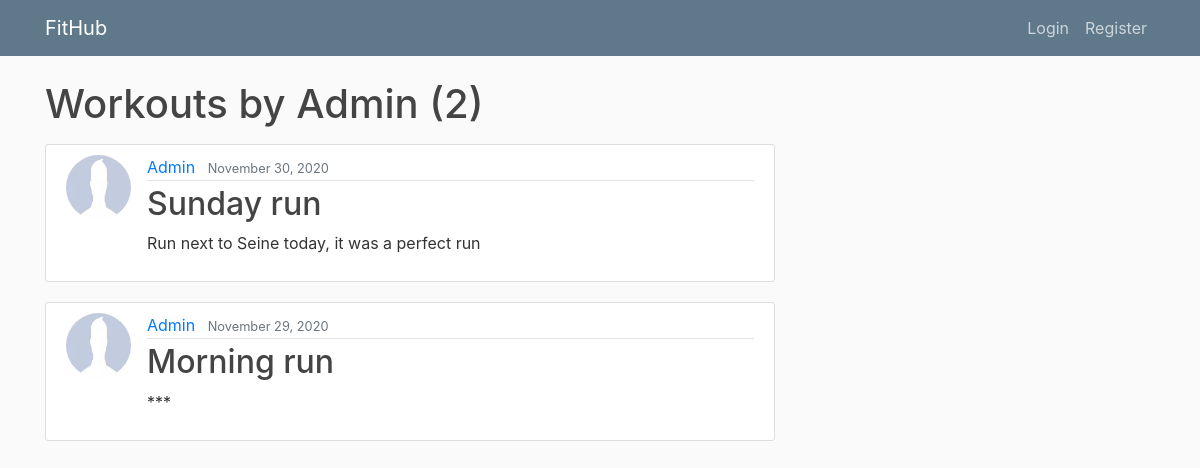
Before: /user/Admin with the older database file.
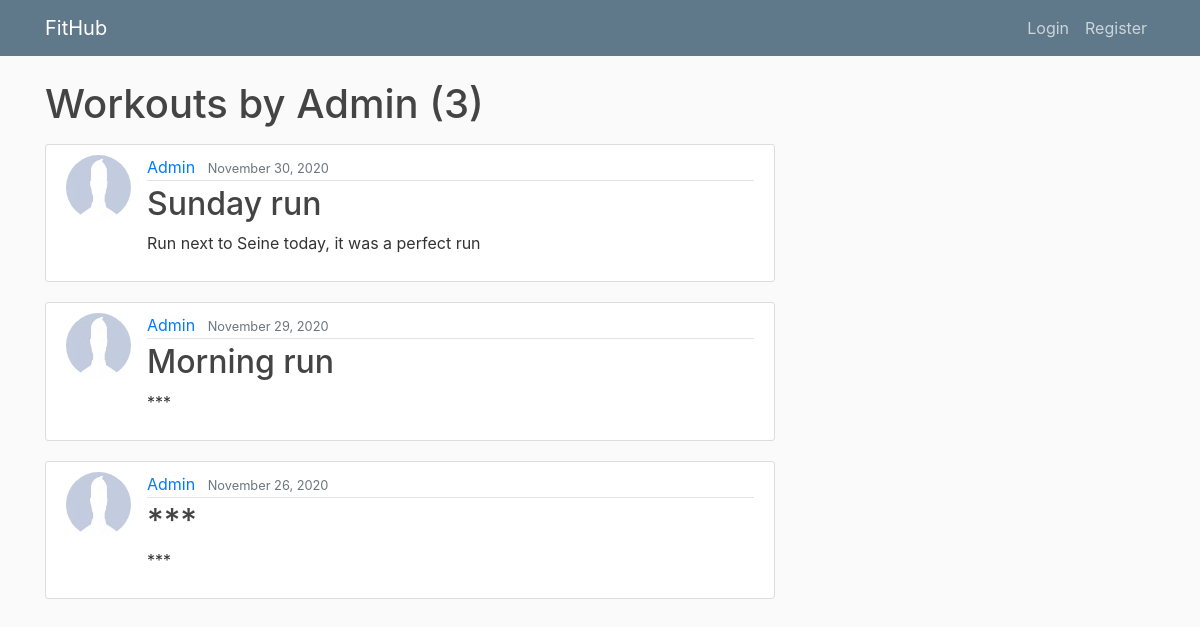
After: the same page with the newer database file.
### blog/models.py (models this page shows, shortened)
class Workout(models.Model):
    date = models.DateTimeField(default=timezone.now)
    start_time = models.DateTimeField(default=timezone.now)
    end_time = models.DateTimeField(default=timezone.now)
    title = models.CharField(max_length=75)
    description = models.TextField()
    class SportChoices(models.TextChoices):
        CYCLING = 'Cycling', _('Cycling')
        HIKING = 'Hiking', _('Hiking')
        LIFTING = 'Lifting Weights', _('Lifting Weights')
        RUNNING = 'Running', _('Running')
        SWIMMING = 'Swimming', _('Swimming')
        WALKING = 'Walking', _('Walking')
        YOGA = 'Yoga', _('Yoga')
    sport = models.CharField(
        max_length=15,
        choices=SportChoices.choices,
        default=SportChoices.RUNNING,
        blank=False
    )
    class TypeChoices(models.TextChoices):
        DISTANCE = 'Distance', _('Distance')
        INTERVAL = 'Interval', _('Interval')
        NONE = 'None', _('None')
        RACE = 'Race', _('Race')
        STRESS = 'Stress Relief', _('Stress Relief')
        TYPE_WORKOUT = 'Workout', _('Workout')
    type = models.CharField(
        max_length=15,
        choices=TypeChoices.choices,
        default=TypeChoices.NONE,
        blank=False
    )
    distance = models.DecimalField(max_digits=5, decimal_places=2)
    class MetChoices(models.TextChoices):
        EASY = 'Easy', _('Easy')
        MODERATE = 'Medium', _('Moderate')
        HARD = 'Hard', _('Hard')
    workout_intensity = models.CharField(
        max_length=10,
        choices=MetChoices.choices,
        default=MetChoices.MODERATE,
        blank=False
    )
    athlete = models.ForeignKey(User, on_delete=models.CASCADE)

### users/models.py (models this page shows, shortened)
class Profile(models.Model):
	user = models.OneToOneField(User, on_delete = models.CASCADE)
	image = models.ImageField(default='default.jpg', upload_to='profile_pics')

### blog/views.py (the view)
# urls.py: path("user/<str:username>",UserPostListView.as_view(), name="user-posts"),
class UserPostListView(ListView):
    model = Workout
    template_name = 'blog/user_posts.html'  # <app>/<model>_<viewtype>.html -> thats where it looks for by default
    context_object_name = 'workouts'
    paginate_by = 5
    def get_queryset(self):
        user = get_object_or_404(User, username=self.kwargs.get('username'))
        return Workout.objects.filter(athlete=user).order_by('-date')

### blog/templates/blog/user_posts.html (shortened to what this page needs)
{% extends "blog/base.html" %}
	{% block content %}
		<h1 class ="mb-3"> Workouts by {{ view.kwargs.username}} ({{ page_obj.paginator.count }})</h1>
	    {% for workout in workouts %}
	    	<article class="media content-section">
	    		<img class="rounded-circle article-img" src="{{workout.athlete.profile.image.url}}">
			  <div class="media-body">
			    <div class="article-metadata">
			      <a class="mr-2" href="{% url 'user-posts' workout.athlete.username %}">{{ workout.athlete }}</a>
			      <small class="text-muted">{{ workout.date | date:"F d, Y" }}</small>
			    </div>
			    <h2><a class="article-title" href="{% url 'workout-detail' workout.id%}">{{ workout.title }}</a></h2>
			    <p class="article-content">{{ workout.description }}</p>
			  </div>
			</article>
	    {% endfor %}
{% endblock content %}

Changed rows visible on the page:
added Workout: athlete.profile.image (placeholder picture), athlete "Admin", date "November 26, 2020", title "***", description "***"
Other visible differences:
{{ page_obj.paginator.count }}: "2" → "3"
